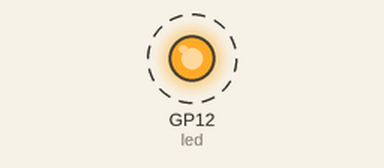
Simulated run of this program. Board: Raspberry Pi Pico running MicroPython. Parts: output pins drawn as LEDs (lit = HIGH). Dashed ring = blinking.

Above: at 0.5 s.
Timing chart, 0 to 4.6 s (numbered marks = the images above):
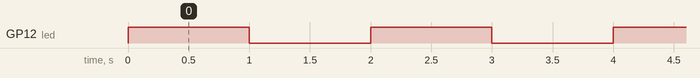

Measured:
- by itself, GP12 (led): alternates HIGH for 1.0 s and LOW for 1.0 s

The program:

led.py
```python
# https://docs.micropython.org/en/latest/rp2/quickref.html
import time
from machine import Pin

led = Pin(12, Pin.OUT)    # create output pin on 12

while(1):
    led.on()                 # set pin to "on" (high) level
    time.sleep(1)           # sleep for 1 second
    led.off()                # set pin to "off" (low) level
    time.sleep(1)           # sleep for 1 second
```
